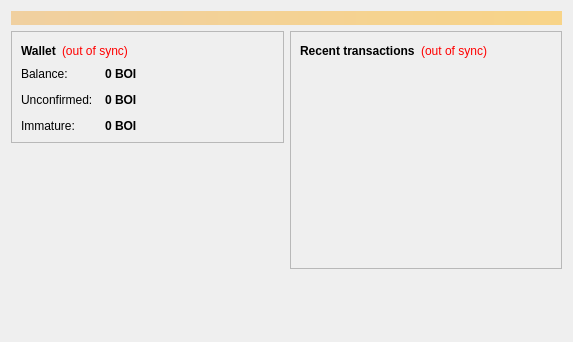
<?xml version="1.0" encoding="UTF-8"?>
<ui version="4.0">
 <class>OverviewPage</class>
 <widget class="QWidget" name="OverviewPage">
  <property name="geometry">
   <rect>
    <x>0</x>
    <y>0</y>
    <width>573</width>
    <height>342</height>
   </rect>
  </property>
  <property name="windowTitle">
   <string>Form</string>
  </property>
  <layout class="QVBoxLayout" name="topLayout">
   <item>
    <widget class="QLabel" name="labelAlerts">
     <property name="visible">
      <bool>false</bool>
     </property>
     <property name="styleSheet">
      <string notr="true">background-color: qlineargradient(x1: 0, y1: 0, x2: 1, y2: 0, stop:0 #F0D0A0, stop:1 #F8D488); color:#000000;</string>
     </property>
     <property name="wordWrap">
      <bool>true</bool>
     </property>
     <property name="margin">
      <number>3</number>
     </property>
    </widget>
   </item>
   <item>
    <layout class="QHBoxLayout" name="horizontalLayout" stretch="1,1">
     <item>
      <layout class="QVBoxLayout" name="verticalLayout_2">
       <item>
        <widget class="QFrame" name="frame">
         <property name="frameShape">
          <enum>QFrame::StyledPanel</enum>
         </property>
         <property name="frameShadow">
          <enum>QFrame::Raised</enum>
         </property>
         <layout class="QVBoxLayout" name="verticalLayout_4">
          <item>
           <layout class="QHBoxLayout" name="horizontalLayout_4">
            <item>
             <widget class="QLabel" name="label_5">
              <property name="font">
               <font>
                <weight>75</weight>
                <bold>true</bold>
               </font>
              </property>
              <property name="text">
               <string>Wallet</string>
              </property>
             </widget>
            </item>
            <item>
             <widget class="QLabel" name="labelWalletStatus">
              <property name="toolTip">
               <string>The displayed information may be out of date. Your wallet automatically synchronizes with the Boingcoin network after a connection is established, but this process has not completed yet.</string>
              </property>
              <property name="styleSheet">
               <string notr="true">QLabel { color: red; }</string>
              </property>
              <property name="text">
               <string notr="true">(out of sync)</string>
              </property>
              <property name="alignment">
               <set>Qt::AlignLeading|Qt::AlignLeft|Qt::AlignVCenter</set>
              </property>
             </widget>
            </item>
            <item>
             <spacer name="horizontalSpacer_2">
              <property name="orientation">
               <enum>Qt::Horizontal</enum>
              </property>
              <property name="sizeHint" stdset="0">
               <size>
                <width>40</width>
                <height>20</height>
               </size>
              </property>
             </spacer>
            </item>
           </layout>
          </item>
          <item>
           <layout class="QFormLayout" name="formLayout_2">
            <property name="fieldGrowthPolicy">
             <enum>QFormLayout::AllNonFixedFieldsGrow</enum>
            </property>
            <property name="horizontalSpacing">
             <number>12</number>
            </property>
            <property name="verticalSpacing">
             <number>12</number>
            </property>
            <item row="0" column="0">
             <widget class="QLabel" name="label">
              <property name="text">
               <string>Balance:</string>
              </property>
             </widget>
            </item>
            <item row="0" column="1">
             <widget class="QLabel" name="labelBalance">
              <property name="font">
               <font>
                <weight>75</weight>
                <bold>true</bold>
               </font>
              </property>
              <property name="cursor">
               <cursorShape>IBeamCursor</cursorShape>
              </property>
              <property name="toolTip">
               <string>Your current balance</string>
              </property>
              <property name="text">
               <string notr="true">0 BOI</string>
              </property>
              <property name="textInteractionFlags">
               <set>Qt::LinksAccessibleByMouse|Qt::TextSelectableByKeyboard|Qt::TextSelectableByMouse</set>
              </property>
             </widget>
            </item>
            <item row="1" column="0">
             <widget class="QLabel" name="label_3">
              <property name="text">
               <string>Unconfirmed:</string>
              </property>
             </widget>
            </item>
            <item row="1" column="1">
             <widget class="QLabel" name="labelUnconfirmed">
              <property name="font">
               <font>
                <weight>75</weight>
                <bold>true</bold>
               </font>
              </property>
              <property name="cursor">
               <cursorShape>IBeamCursor</cursorShape>
              </property>
              <property name="toolTip">
               <string>Total of transactions that have yet to be confirmed, and do not yet count toward the current balance</string>
              </property>
              <property name="text">
               <string notr="true">0 BOI</string>
              </property>
              <property name="textInteractionFlags">
               <set>Qt::LinksAccessibleByMouse|Qt::TextSelectableByKeyboard|Qt::TextSelectableByMouse</set>
              </property>
             </widget>
            </item>
            <item row="2" column="0">
             <widget class="QLabel" name="labelImmatureText">
              <property name="text">
               <string>Immature:</string>
              </property>
             </widget>
            </item>
            <item row="2" column="1">
             <widget class="QLabel" name="labelImmature">
              <property name="font">
               <font>
                <weight>75</weight>
                <bold>true</bold>
               </font>
              </property>
              <property name="toolTip">
               <string>Mined balance that has not yet matured</string>
              </property>
              <property name="text">
               <string notr="true">0 BOI</string>
              </property>
              <property name="textInteractionFlags">
               <set>Qt::LinksAccessibleByMouse|Qt::TextSelectableByKeyboard|Qt::TextSelectableByMouse</set>
              </property>
             </widget>
            </item>
           </layout>
          </item>
         </layout>
        </widget>
       </item>
       <item>
        <spacer name="verticalSpacer">
         <property name="orientation">
          <enum>Qt::Vertical</enum>
         </property>
         <property name="sizeHint" stdset="0">
          <size>
           <width>20</width>
           <height>40</height>
          </size>
         </property>
        </spacer>
       </item>
      </layout>
     </item>
     <item>
      <layout class="QVBoxLayout" name="verticalLayout_3">
       <item>
        <widget class="QFrame" name="frame_2">
         <property name="frameShape">
          <enum>QFrame::StyledPanel</enum>
         </property>
         <property name="frameShadow">
          <enum>QFrame::Raised</enum>
         </property>
         <layout class="QVBoxLayout" name="verticalLayout">
          <item>
           <layout class="QHBoxLayout" name="horizontalLayout_2">
            <item>
             <widget class="QLabel" name="label_4">
              <property name="text">
               <string>&lt;b&gt;Recent transactions&lt;/b&gt;</string>
              </property>
             </widget>
            </item>
            <item>
             <widget class="QLabel" name="labelTransactionsStatus">
              <property name="toolTip">
               <string>The displayed information may be out of date. Your wallet automatically synchronizes with the Boingcoin network after a connection is established, but this process has not completed yet.</string>
              </property>
              <property name="styleSheet">
               <string notr="true">QLabel { color: red; }</string>
              </property>
              <property name="text">
               <string notr="true">(out of sync)</string>
              </property>
              <property name="alignment">
               <set>Qt::AlignRight|Qt::AlignTrailing|Qt::AlignVCenter</set>
              </property>
             </widget>
            </item>
            <item>
             <spacer name="horizontalSpacer">
              <property name="orientation">
               <enum>Qt::Horizontal</enum>
              </property>
              <property name="sizeHint" stdset="0">
               <size>
                <width>40</width>
                <height>20</height>
               </size>
              </property>
             </spacer>
            </item>
           </layout>
          </item>
          <item>
           <widget class="QListView" name="listTransactions">
            <property name="styleSheet">
             <string notr="true">QListView { background: transparent; }</string>
            </property>
            <property name="frameShape">
             <enum>QFrame::NoFrame</enum>
            </property>
            <property name="verticalScrollBarPolicy">
             <enum>Qt::ScrollBarAlwaysOff</enum>
            </property>
            <property name="horizontalScrollBarPolicy">
             <enum>Qt::ScrollBarAlwaysOff</enum>
            </property>
            <property name="selectionMode">
             <enum>QAbstractItemView::NoSelection</enum>
            </property>
           </widget>
          </item>
         </layout>
        </widget>
       </item>
       <item>
        <spacer name="verticalSpacer_2">
         <property name="orientation">
          <enum>Qt::Vertical</enum>
         </property>
         <property name="sizeHint" stdset="0">
          <size>
           <width>20</width>
           <height>40</height>
          </size>
         </property>
        </spacer>
       </item>
      </layout>
     </item>
    </layout>
   </item>
  </layout>
 </widget>
 <resources/>
 <connections/>
</ui>
